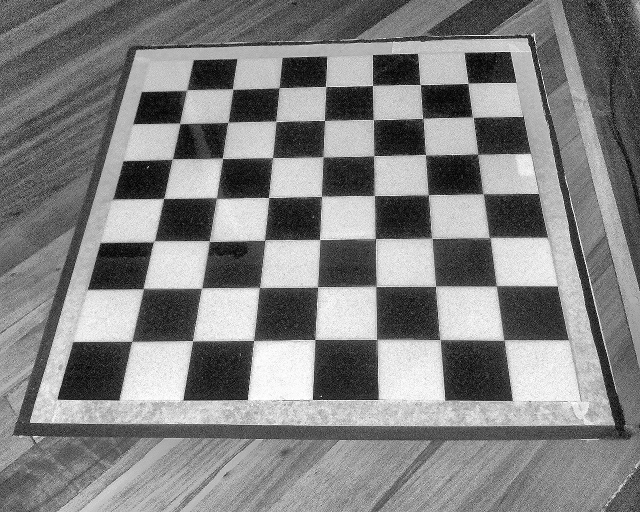
#> input picture tesis/test/01correccionluz.jpg, 1280 x 1024 px (shown at 1/2 size)
$ python -i funciones.py   (imports and definitions only)   (older library calls are emulated)
#> lines starting #> are read from the running program, lines starting #| are printed output that depends on the picture; after the words box and inside, x2 and y2 are one past the last pixel; in counts of white or black regions, pixels touching at a corner belong together
# LIBRERIAS
import numpy as np
import cv2
from time import sleep
#FUNCIONES
def correccion_luz(img,cl=2.5,lgs=(8,8)) :
    clahe=cv2.createCLAHE(clipLimit=cl,tileGridSize=lgs)
    Ime=cv2.equalizeHist(img)
    Imc=clahe.apply(Ime)
    ker=np.matrix([[0,-1,0],[-1,5,-1],[0,-1,0]])
    Imc=cv2.filter2D(Imc,-1,ker)
    return Imc;
def define_tablero(gray):
    gray=cv2.GaussianBlur(gray,(5,5),0)
    _, bin=cv2.threshold(gray,0,255,cv2.THRESH_BINARY+cv2.THRESH_OTSU)
    M=np.amax(bin)
    bin=cv2.dilate(bin,None)
    bin=M-bin
    bin=cv2.dilate(bin,None)
    bin=cv2.dilate(bin,None)
    bin=cv2.dilate(bin,None)
    bin=cv2.erode(bin,None)
    M=np.amax(bin)
    bin1=M-bin
    return bin1;
def no_fondo(bin1,Im):
    bin,contours,hier=cv2.findContours(bin1.copy(),cv2.RETR_LIST,cv2.CHAIN_APPROX_SIMPLE)
    mask=np.ones(Im.shape[:2],dtype='uint8')*255
    for c in contours:
        if no_vaa(c,300000):
            cv2.drawContours(mask,[c],-1,0,-1)
    Mask=np.amax(mask)- mask
    return Mask
def no_area(bin1,area):
    bin1=np.uint8(bin1)
    bin,contours,hier=cv2.findContours(bin1.copy(),cv2.RETR_LIST,cv2.CHAIN_APPROX_SIMPLE)
    mask=np.ones(bin1.shape[:2],dtype='uint8')*255
    for c in contours:
        if no_vaa(c,area):
            cv2.drawContours(mask,[c],-1,0,-1)
    Mask=np.amax(mask)- mask
    return Mask
def no_va(c):
    ar=cv2.arcLength(c,True)
    app=cv2.approxPolyDP(c,0.02*ar,True)
    return not len(app)==4;

def no_vaa(c,area):
    ar=cv2.contourArea(c)
    chk=(ar<area)
    return not chk;
def blob_coor(bin1):
    bin1=np.uint8(bin1)
    bin,contours,hier=cv2.findContours(bin1,cv2.RETR_LIST,cv2.CHAIN_APPROX_SIMPLE)
    coor=[]
    ra=range(len(contours))
    for i in ra:
        rc=cv2.minAreaRect(contours[i])
        box=cv2.boxPoints(rc)
        pt=getCenter(box)
        coor.append(pt)
    while len(coor)<4:
        pt=(0,0)
        coor.append(pt)
    return coor
def getCenter(box):
    x=int((np.amax(box[:,0])+np.amin(box[:,0]))/2)
    y=int((np.amax(box[:,1])+np.amin(box[:,1]))/2)
    return (x,y)
def ordena(coor):
    ra=range(len(coor))
    for i in ra:
        V=len(coor)-i
        for j in range(1,V):
            da2=coor[j-1]
            da2=da2[0]+da2[1]
            da1=coor[j]
            da1=da1[0]+da1[1]
            if da2>da1:
                ct=coor[j-1]
                coor[j-1]=coor[j]
                coor[j]=ct
    return coor

def perspectiva(Im,coor):
    coor=ordena(coor)
    tl=coor[0]
    tr=coor[1]
    bl=coor[2]
    br=coor[3]
    pts=np.array((tl,tr,br,bl),dtype=np.float32)
    dst=np.array(((0,0),(900,0),(900,900),(0,900)),dtype=np.float32)
    M=cv2.getPerspectiveTransform(pts,dst)
    warp=cv2.warpPerspective(Im,M,(880,900))
    return warp
def anclas_cuad(warp):
    can=cv2.Canny(warp,100,400)
    can3=np.float32(can)
    crn=cv2.cornerHarris(can3,10,5,0.18)
    crn=cv2.dilate(crn,None)
    crn=cv2.dilate(crn,None)
    rn=no_area(crn,70)
    c=rn>0.01*rn.max()
    cv=rn*c
    coor=blob_coor(cv.copy())
    war=warp
    war[rn>0.01*rn.max()]=[255]
    IMG=warp[0:900, 0:900]
    return coor
def encuadre(gray,Im):
    cv2.imwrite('inicial.jpg',gray)
    gray=correccion_luz(gray)
    cv2.imwrite('correccionluz.jpg',gray);
    bin1=define_tablero(gray)
    cv2.imwrite('definetablero.jpg',bin1);
    Mask=no_fondo(bin1,Im)
    can3=np.float32(Mask)
    cv2.imwrite('no_fondo.jpg',can3)
    crn=cv2.cornerHarris(can3,10,3,0.18)
    crn=cv2.dilate(crn,None)
    crn=cv2.dilate(crn,None)
    crn=cv2.dilate(crn,None)
    c=crn>0.008*crn.max()
    cv=crn*c
    cv2.imwrite('esquinas.jpg',cv)
    coor=blob_coor(cv)
    warp=perspectiva(Im,coor)
    print(warp.shape)
    (r,c,d)=warp.shape
    MR=cv2.getRotationMatrix2D((c/2,r/2),-90,1)
    warp=cv2.warpAffine(warp,MR,(c,r))
    cv2.imwrite('final.jpg',warp)
    return warp
def cuad_coord(coor):
    ra=range(len(coor))
    x=[]
    y=[]
    for i in ra:
        d=coor[i]
        x=np.append(x,d[0])
        y=np.append(y,d[1])
    ra=range(len(x))
    for i in ra:
        v=len(x)-i
        for j in range(1,v):
            tmp=x[j-1]
            if tmp>x[j]:
                x[j-1]=x[j]
                x[j]=tmp
    ra=range(len(y))
    for i in ra:
        v=len(y)-i
        for j in range(1,v):
            tmp=y[j-1]
            if tmp>y[j]:
                y[j-1]=y[j]
                y[j]=tmp
    return (x,y)

def seg_coord(x,dif):
    xf=[x[0]]
    ln=len(x)
    k=1;
    for i in range(1,ln):
        l=len(xf)-1
        if np.absolute(x[i-1]-x[i])>dif:
            xf[l]//=k
            xf.append(x[i])
            k=1
        else:
            k=k+1
            xf[l]+=x[i]
    l=len(xf)-1
    xf[l]//=k
    return xf
def print_cuad(xf,yf,im,color=(0,200,0)):
    img=im.copy()
    rx=range(len(xf))
    ry=range(len(yf))
    for i in rx:
        cv2.line(img,(int(xf[i]),int(yf[0])),(int(xf[i]),int(yf[len(yf)-1])),color,2)
    for i in ry:
        cv2.line(img,(int(xf[0]),int(yf[i])),(int(xf[len(xf)-1]),int(yf[i])),color,2)
    cv2.imshow('cuad',img)
    return
def calibracion(Im):
    gray=cv2.cvtColor(Im,cv2.COLOR_BGR2GRAY);
    warp=encuadre(gray,Im)
    coor=anclas_cuad(warp)
    war=warp.copy()
    (x,y)=cuad_coord(coor)
    dif=50
    xf=seg_coord(x,dif)
    dif=50
    yf=seg_coord(y,dif)
    lx=len(xf)
    ly=len(yf)
    print_cuad(xf,yf,war)
    return(war,(xf,yf))
def ubicar(pin,div):
    for i in range(len(div)-1):
        if div[i]<=pin<=div[i+1]:
            return i
    return 0

>>> import cv2
>>> picture = cv2.imread('01correccionluz.jpg')
#> picture is the input picture: shape (1024, 1280, 3); min 0, max 255, mean 129.8
>>> result = calibracion(picture)
#> in define_tablero, `_, bin=cv2.threshold(gray,0,255,cv2.THRESH_BINARY+cv2.THRESH_OTSU)`:
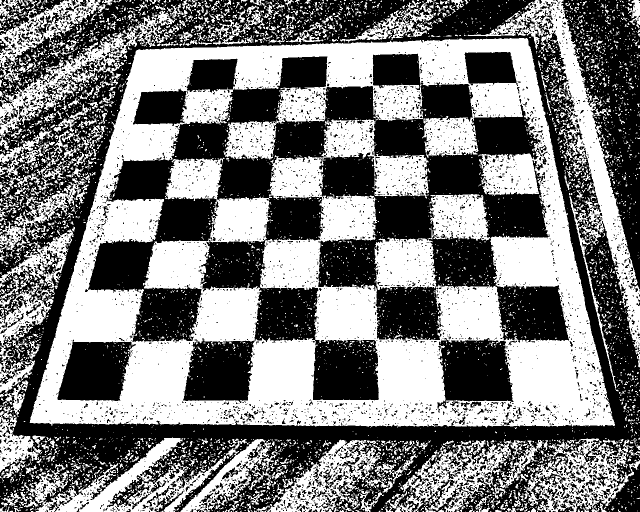
#> bin: shape (1024, 1280) (shown at 1/2 size); 48.7% white; 5230 white regions (4538 under 20 px), largest, box (x1, y1, x2, y2) and area: (59, 76, 1230, 855) 410033, (935, 0, 1280, 783) 31255, (48, 875, 453, 1024) 18648
#> in define_tablero, `M=np.amax(bin)`: M = 255
#> in define_tablero, `bin=cv2.dilate(bin,None)`: bin: shape (1024, 1280); 65.1% white; 3411 black regions (2921 under 20 px), largest, box (x1, y1, x2, y2) and area: (26, 0, 1280, 1024) 98821, (638, 307, 1095, 573) 33805, (1125, 0, 1280, 577) 28361
#> in define_tablero, `bin=cv2.dilate(bin,None)`: bin: shape (1024, 1280); 46.4% white; 1724 white regions (962 under 20 px), largest, box (x1, y1, x2, y2) and area: (0, 0, 1280, 1024) 186747, (541, 172, 1096, 576) 75066, (177, 319, 434, 683) 39053
#> in define_tablero, `bin=cv2.dilate(bin,None)`: bin: shape (1024, 1280); 56.5% white; 1465 black regions (1143 under 20 px), largest, box (x1, y1, x2, y2) and area: (61, 77, 1229, 853) 319435, (287, 313, 753, 582) 46175, (972, 0, 1280, 733) 26785
#> in define_tablero, `bin=cv2.dilate(bin,None)`: bin: shape (1024, 1280); 62.9% white; 830 black regions (602 under 20 px), largest, box (x1, y1, x2, y2) and area: (62, 78, 1227, 851) 249059, (1035, 0, 1280, 695) 20811, (871, 571, 1006, 683) 12105
#> in define_tablero, `bin=cv2.erode(bin,None)`:
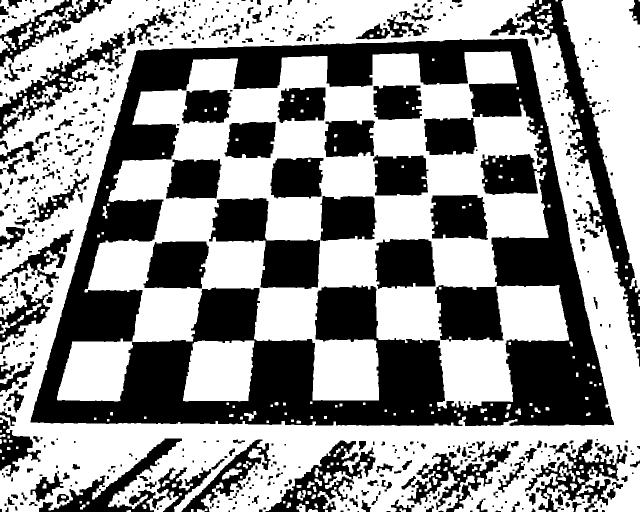
#> bin: shape (1024, 1280) (shown at 1/2 size); 57.9% white; 664 black regions (258 under 20 px), largest, box (x1, y1, x2, y2) and area: (61, 77, 1228, 852) 282700, (1034, 0, 1280, 696) 24622, (418, 396, 640, 578) 19352
#> in define_tablero, `bin1=M-bin`: bin1: shape (1024, 1280); 42.1% white; 664 white regions (258 under 20 px)
#> in no_fondo, `bin,contours,hier=cv2.findContours(bin1.copy(),cv2.RETR_LIST,cv2.CHAIN..`: contours = 866 contours, 371 with area under 20; largest, box (x1, y1, x2, y2) and area: (61, 77, 1228, 852) 737146, (113, 102, 1139, 822) 441693, (1034, 0, 1280, 696) 23873, (418, 396, 640, 578) 18924, (365, 680, 510, 804) 15426
#> the loop in no_fondo, `for c in contours:` made 866 passes
#> ar in no_vaa on passes 3 to 5: 14, 7.5, 12
#> after the loop in no_fondo, `for c in contours:`: mask: shape (1024, 1280); 43.6% white; 1 white region, box (x1, y1, x2, y2) and area: (0, 0, 1280, 1024) 571732
#> in encuadre, `c=crn>0.008*crn.max()`:
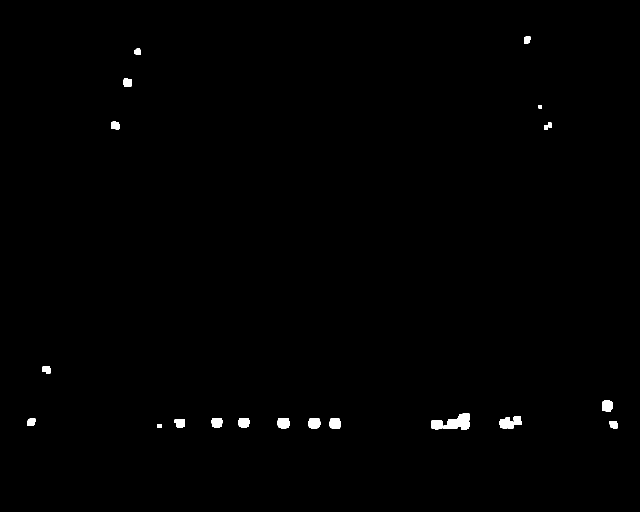
#> c: shape (1024, 1280) bool (shown at 1/2 size); 0.52% white; 21 white regions, largest, box (x1, y1, x2, y2) and area: (887, 827, 939, 859) 1131, (999, 835, 1027, 858) 517, (555, 836, 579, 857) 453
#> in blob_coor, `bin,contours,hier=cv2.findContours(bin1,cv2.RETR_LIST,cv2.CHAIN_APPROX..`: contours = 41 contours, 20 with area under 20; largest, box (x1, y1, x2, y2) and area: (887, 827, 939, 859) 1049, (999, 835, 1027, 858) 472, (555, 836, 579, 857) 414, (617, 837, 641, 858) 404, (1205, 801, 1226, 824) 387
#> the loop in blob_coor, `for i in ra:` made 41 passes
#> (rc, box, x in getCenter, y in getCenter) on passes 1 to 7: (((634, 854), (1.41, 1.41), -45), [[634, 855], [633, 854], [634, 853], [635, 854]], 634, 854), (((926, 853), (2, 8), -90), [[930, 854], [922, 854], [922, 852], [930, 852]], 926, 853), (((919.5, 852), (2, 5), -90), [[922, 853], [917, 853], [917, 851], [922, 851]], 919, 852), (((318.5, 851), (6, 9), -90), [[323, 854], [314, 854], [314, 848], [323, 848]], 318, 851), (((899, 848), (10, 2), -90), [[900, 853], [898, 853], [898, 843], [900, 843]], 899, 848), (((663, 843), (1.41, 1.41), -45), [[663, 844], [662, 843], [663, 842], [664, 843]], 663, 843), (((619, 843), (1.41, 1.41), -45), [[619, 844], [618, 843], [619, 842], [620, 843]], 619, 843)
#> after the loop in blob_coor, `for i in ra:`: coor = 41 pairs, first value 62 to 1226, second value 78 to 854
#> the loop in ordena, `for i in ra:` made 41 passes
#> V on passes 1 to 12: 41, 40, 39, 38, 37, 36, 35, 34, 33, 32, 31, 30
#> in perspectiva, `tl=coor[0]`: tl = (274, 103)
#> in perspectiva, `tr=coor[1]`: tr = (254, 164)
#> in perspectiva, `bl=coor[2]`: bl = (230, 250)
#> in perspectiva, `br=coor[3]`: br = (92, 739)
#> in perspectiva, `pts=np.array((tl,tr,br,bl),dtype=np.float32)`: pts = [[274, 103], [254, 164], [92, 739], [230, 250]]
#> in perspectiva, `M=cv2.getPerspectiveTransform(pts,dst)`: M = [[-0.442, -0.132, 134.7], [-0.139, -0.0457, 42.92], [-0.00332, -0.000945, 1]]
#> in perspectiva, `warp=cv2.warpPerspective(Im,M,(880,900))`:
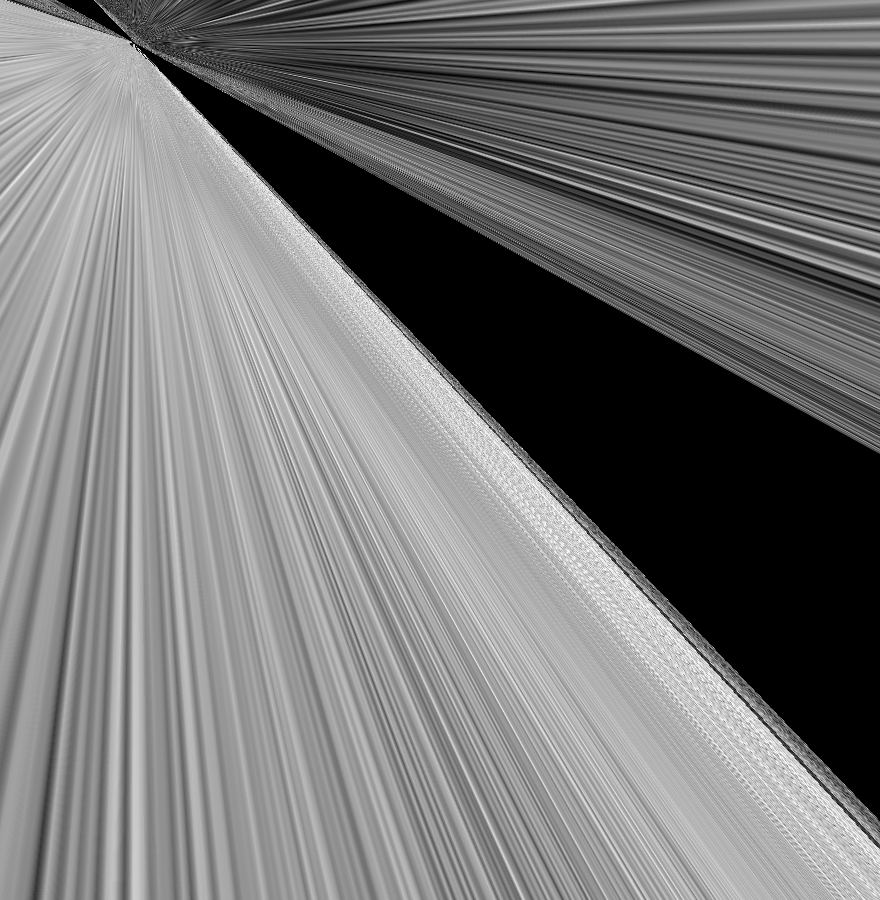
#> warp: shape (900, 880, 3); min 0, max 255, mean 118.2
#| (900, 880, 3)
#> in encuadre, `MR=cv2.getRotationMatrix2D((c/2,r/2),-90,1)`: MR = [[6.12e-17, -1, 890], [1, 6.12e-17, 10]]
#> in anclas_cuad, `can=cv2.Canny(warp,100,400)`: can: shape (900, 880); 7.8% white in thin lines or dots
#> in anclas_cuad, `can3=np.float32(can)`: can3: shape (900, 880) float32; 7.8% white in thin lines or dots
#> in no_area, `bin1=np.uint8(bin1)`:
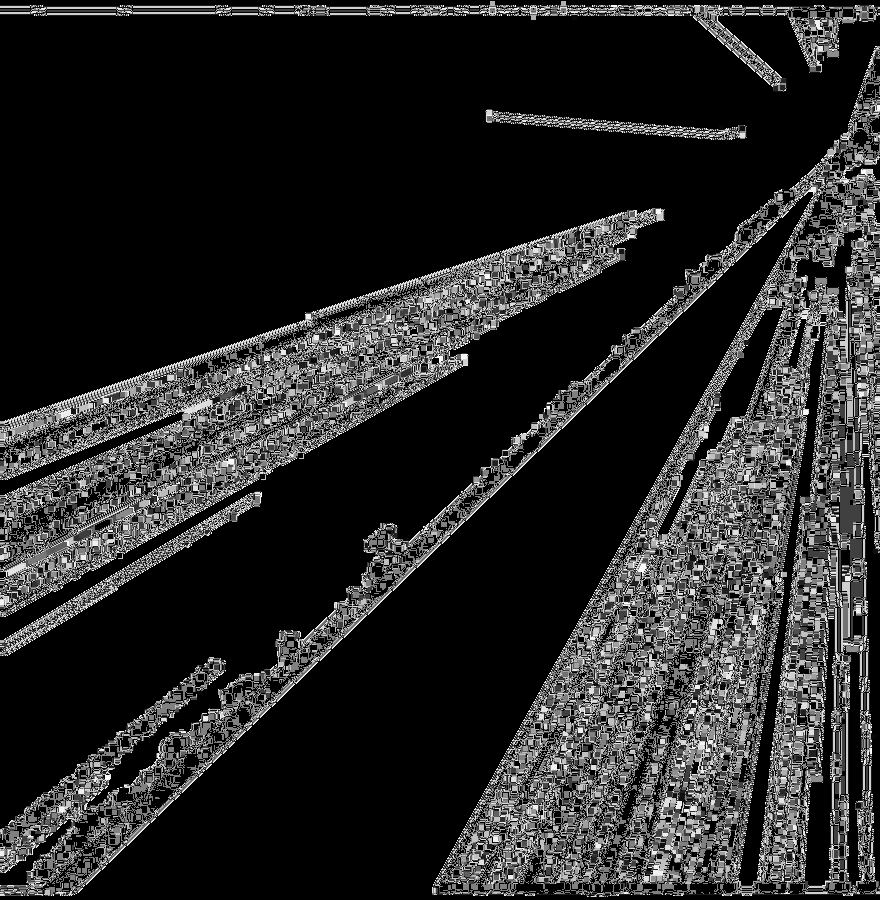
#> bin1: shape (900, 880); min 0, max 255, mean 39.6
#> in no_area, `bin,contours,hier=cv2.findContours(bin1.copy(),cv2.RETR_LIST,cv2.CHAIN..`: contours = 11763 contours, 10903 with area under 20; largest, box (x1, y1, x2, y2) and area: (0, 46, 880, 897) 221752, (0, 208, 665, 617) 77562, (0, 1, 880, 92) 11938, (738, 325, 826, 886) 6630, (657, 305, 784, 535) 4532
#> the loop in no_area, `for c in contours:` made 11763 passes
#> ar in no_vaa on passes 1, 2, 5: 4, 10, 10
#> after the loop in no_area, `for c in contours:`:
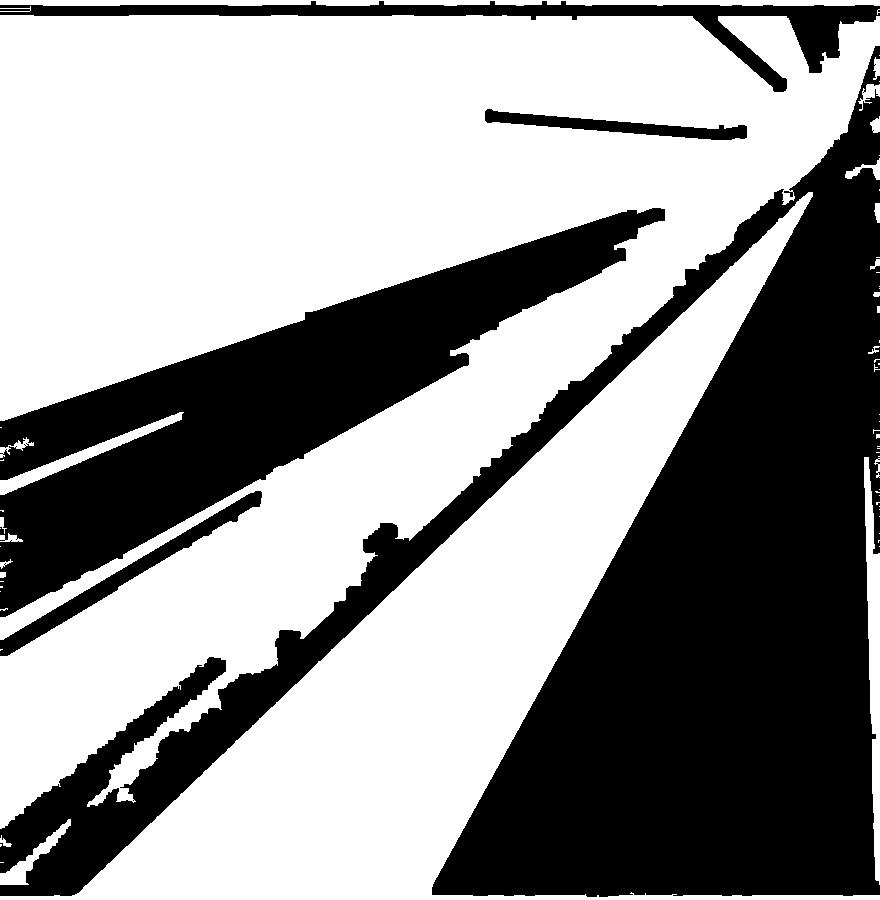
#> mask: shape (900, 880); 59.1% white; 5 black regions, box (x1, y1, x2, y2) and area: (0, 46, 880, 897) 224659, (0, 208, 665, 617) 78727, (0, 1, 880, 92) 13046, (0, 491, 262, 656) 4425, (485, 109, 747, 140) 2888
#> in anclas_cuad, `c=rn>0.01*rn.max()`: c: shape (900, 880) bool; 40.9% white; 5 white regions
#> in blob_coor (call 2), `bin,contours,hier=cv2.findContours(bin1,cv2.RETR_LIST,cv2.CHAIN_APPROX..`: contours = 5 contours; box (x1, y1, x2, y2) and area: (0, 46, 880, 897) 221752, (0, 208, 665, 617) 77562, (0, 1, 880, 92) 11938, (0, 491, 262, 656) 4143, (485, 109, 747, 140) 2612
#> the loop in blob_coor (call 2), `for i in ra:` made 5 passes
#> (rc, x in getCenter, y in getCenter) on passes 1, 3, 5: (((130.3, 573.2), (307.6, 17.32), -30.52), 130, 573), (((615.4, 124.9), (16.05, 262.1), -86.38), 615, 124), (((439.1, 43.01), (87.28, 879.1), -89.26), 439, 43)
#> (rc, box, x in getCenter, y in getCenter) on passes 2, 4: (((309.2, 366.5), (775.7, 176.9), -26.37), [[0.986, 618], [-77.6, 459.5], [617.4, 114.9], [696, 273.5]], 309, 366), (((439.5, 471), (850, 879), -90), [[879, 896], [-2.6e-14, 896], [0, 46], [879, 46]], 439, 471)
#> in anclas_cuad, `coor=blob_coor(cv.copy())`: coor = [(130, 573), (309, 366), (615, 124), (439, 471), (439, 43)]
#> the loop in cuad_coord, `for i in ra:` made 5 passes
#> (d, x, y) on passes 2 to 5: ((309, 366), [130, 309], [573, 366]), ((615, 124), [130, 309, 615], [573, 366, 124]), ((439, 471), [130, 309, 615, 439], [573, 366, 124, 471]), ((439, 43), [130, 309, 615, 439, 439], [573, 366, 124, 471, 43])
#> the loop in cuad_coord, `for i in ra:` made 5 passes
#> v on passes 1 to 5: 5, 4, 3, 2, 1
#> after the loop in cuad_coord, `for i in ra:`: x = [130, 309, 439, 439, 615]
#> after the loop in cuad_coord, `for i in ra:`: y = [43, 124, 366, 471, 573]
#> in calibracion, `(x,y)=cuad_coord(coor)`: x = [130, 309, 439, 439, 615]; y = [43, 124, 366, 471, 573]
#> in seg_coord, `xf=[x[0]]`: xf = [130]
#> in seg_coord, `ln=len(x)`: ln = 5
#> the loop in seg_coord, `for i in range(1,ln):` made 4 passes
#> after the loop in seg_coord, `for i in range(1,ln):`: xf = [130, 309, 439, 615]
#> in seg_coord, `l=len(xf)-1`: l = 3
#> in calibracion, `xf=seg_coord(x,dif)`: xf = [130, 309, 439, 615]
#> in calibracion, `yf=seg_coord(y,dif)`: yf = [43, 124, 366, 471, 573]
#> in calibracion, `lx=len(xf)`: lx = 4
#> in calibracion, `ly=len(yf)`: ly = 5
#> the loop in print_cuad, `for i in rx:` made 4 passes
#> after the loop in print_cuad, `for i in rx:`: img: shape (900, 880, 3); mean B, G, R 171.5, 173.1, 171.5
#> the loop in print_cuad, `for i in ry:` made 5 passes
#> after the loop in print_cuad, `for i in ry:`:
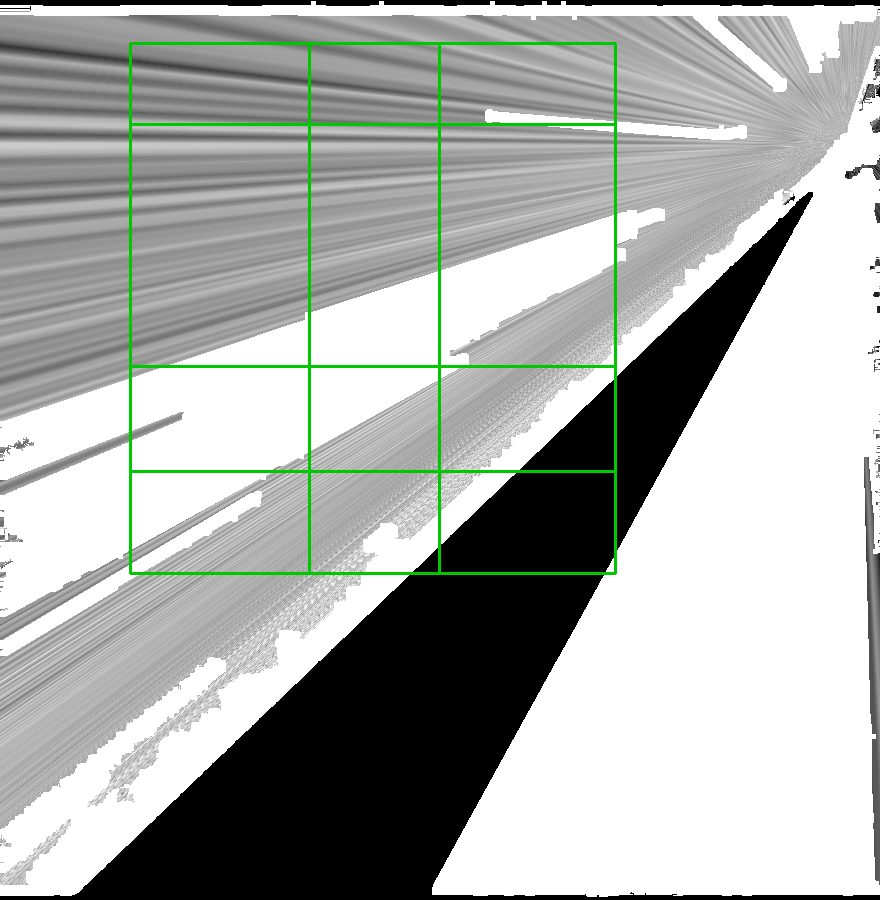
#> img: shape (900, 880, 3); mean B, G, R 169.9, 173.3, 169.9
